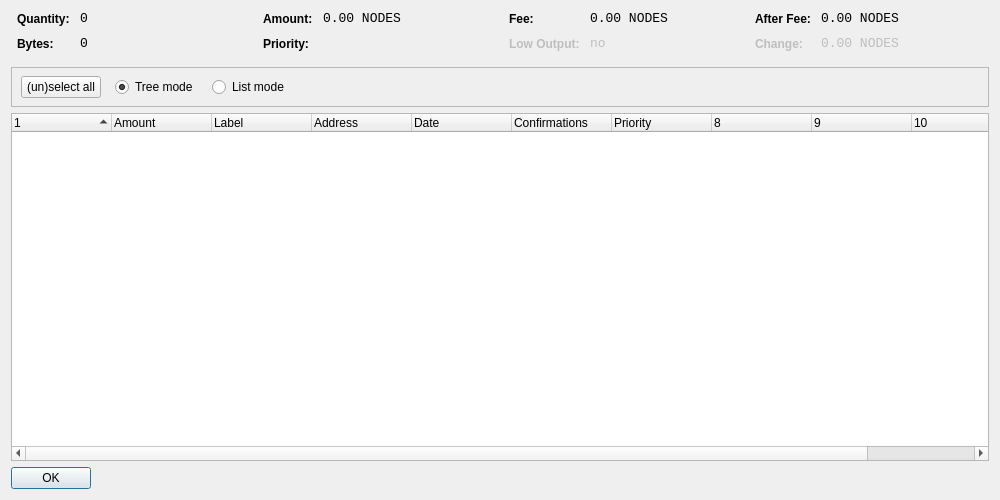
<?xml version="1.0" encoding="UTF-8"?>
<ui version="4.0">
 <class>CoinControlDialog</class>
 <widget class="QDialog" name="CoinControlDialog">
  <property name="geometry">
   <rect>
    <x>0</x>
    <y>0</y>
    <width>1000</width>
    <height>500</height>
   </rect>
  </property>
  <property name="windowTitle">
   <string>Coin Control</string>
  </property>
  <layout class="QVBoxLayout" name="verticalLayout">
   <item>
    <layout class="QHBoxLayout" name="horizontalLayoutTop" stretch="0,0,0,0">
     <property name="topMargin">
      <number>0</number>
     </property>
     <property name="bottomMargin">
      <number>10</number>
     </property>
     <item>
      <layout class="QFormLayout" name="formLayoutCoinControl1">
       <property name="horizontalSpacing">
        <number>10</number>
       </property>
       <property name="verticalSpacing">
        <number>10</number>
       </property>
       <property name="leftMargin">
        <number>6</number>
       </property>
       <property name="rightMargin">
        <number>6</number>
       </property>
       <item row="0" column="0">
        <widget class="QLabel" name="labelCoinControlQuantityText">
         <property name="styleSheet">
          <string notr="true">font-weight:bold;</string>
         </property>
         <property name="text">
          <string>Quantity:</string>
         </property>
        </widget>
       </item>
       <item row="0" column="1">
        <widget class="QLabel" name="labelCoinControlQuantity">
         <property name="font">
          <font>
           <family>Monospace</family>
           <pointsize>10</pointsize>
          </font>
         </property>
         <property name="cursor">
          <cursorShape>IBeamCursor</cursorShape>
         </property>
         <property name="contextMenuPolicy">
          <enum>Qt::ActionsContextMenu</enum>
         </property>
         <property name="text">
          <string notr="true">0</string>
         </property>
         <property name="textInteractionFlags">
          <set>Qt::LinksAccessibleByMouse|Qt::TextSelectableByKeyboard|Qt::TextSelectableByMouse</set>
         </property>
        </widget>
       </item>
       <item row="1" column="0">
        <widget class="QLabel" name="labelCoinControlBytesText">
         <property name="styleSheet">
          <string notr="true">font-weight:bold;</string>
         </property>
         <property name="text">
          <string>Bytes:</string>
         </property>
        </widget>
       </item>
       <item row="1" column="1">
        <widget class="QLabel" name="labelCoinControlBytes">
         <property name="font">
          <font>
           <family>Monospace</family>
           <pointsize>10</pointsize>
          </font>
         </property>
         <property name="cursor">
          <cursorShape>IBeamCursor</cursorShape>
         </property>
         <property name="contextMenuPolicy">
          <enum>Qt::ActionsContextMenu</enum>
         </property>
         <property name="text">
          <string notr="true">0</string>
         </property>
         <property name="textInteractionFlags">
          <set>Qt::LinksAccessibleByMouse|Qt::TextSelectableByKeyboard|Qt::TextSelectableByMouse</set>
         </property>
        </widget>
       </item>
      </layout>
     </item>
     <item>
      <layout class="QFormLayout" name="formLayoutCoinControl2">
       <property name="horizontalSpacing">
        <number>10</number>
       </property>
       <property name="verticalSpacing">
        <number>10</number>
       </property>
       <property name="leftMargin">
        <number>6</number>
       </property>
       <property name="rightMargin">
        <number>6</number>
       </property>
       <item row="0" column="0">
        <widget class="QLabel" name="labelCoinControlAmountText">
         <property name="styleSheet">
          <string notr="true">font-weight:bold;</string>
         </property>
         <property name="text">
          <string>Amount:</string>
         </property>
        </widget>
       </item>
       <item row="0" column="1">
        <widget class="QLabel" name="labelCoinControlAmount">
         <property name="font">
          <font>
           <family>Monospace</family>
           <pointsize>10</pointsize>
          </font>
         </property>
         <property name="cursor">
          <cursorShape>IBeamCursor</cursorShape>
         </property>
         <property name="contextMenuPolicy">
          <enum>Qt::ActionsContextMenu</enum>
         </property>
         <property name="text">
          <string notr="true">0.00 NODES</string>
         </property>
         <property name="textInteractionFlags">
          <set>Qt::LinksAccessibleByMouse|Qt::TextSelectableByKeyboard|Qt::TextSelectableByMouse</set>
         </property>
        </widget>
       </item>
       <item row="1" column="0">
        <widget class="QLabel" name="labelCoinControlPriorityText">
         <property name="styleSheet">
          <string notr="true">font-weight:bold;</string>
         </property>
         <property name="text">
          <string>Priority:</string>
         </property>
        </widget>
       </item>
       <item row="1" column="1">
        <widget class="QLabel" name="labelCoinControlPriority">
         <property name="font">
          <font>
           <family>Monospace</family>
           <pointsize>10</pointsize>
          </font>
         </property>
         <property name="cursor">
          <cursorShape>IBeamCursor</cursorShape>
         </property>
         <property name="contextMenuPolicy">
          <enum>Qt::ActionsContextMenu</enum>
         </property>
         <property name="text">
          <string/>
         </property>
         <property name="textInteractionFlags">
          <set>Qt::LinksAccessibleByMouse|Qt::TextSelectableByKeyboard|Qt::TextSelectableByMouse</set>
         </property>
        </widget>
       </item>
      </layout>
     </item>
     <item>
      <layout class="QFormLayout" name="formLayoutCoinControl3">
       <property name="horizontalSpacing">
        <number>10</number>
       </property>
       <property name="verticalSpacing">
        <number>10</number>
       </property>
       <property name="leftMargin">
        <number>6</number>
       </property>
       <property name="rightMargin">
        <number>6</number>
       </property>
       <item row="0" column="0">
        <widget class="QLabel" name="labelCoinControlFeeText">
         <property name="styleSheet">
          <string notr="true">font-weight:bold;</string>
         </property>
         <property name="text">
          <string>Fee:</string>
         </property>
        </widget>
       </item>
       <item row="0" column="1">
        <widget class="QLabel" name="labelCoinControlFee">
         <property name="font">
          <font>
           <family>Monospace</family>
           <pointsize>10</pointsize>
          </font>
         </property>
         <property name="cursor">
          <cursorShape>IBeamCursor</cursorShape>
         </property>
         <property name="contextMenuPolicy">
          <enum>Qt::ActionsContextMenu</enum>
         </property>
         <property name="text">
          <string notr="true">0.00 NODES</string>
         </property>
         <property name="textInteractionFlags">
          <set>Qt::LinksAccessibleByMouse|Qt::TextSelectableByKeyboard|Qt::TextSelectableByMouse</set>
         </property>
        </widget>
       </item>
       <item row="1" column="0">
        <widget class="QLabel" name="labelCoinControlLowOutputText">
         <property name="enabled">
          <bool>false</bool>
         </property>
         <property name="styleSheet">
          <string notr="true">font-weight:bold;</string>
         </property>
         <property name="text">
          <string>Low Output:</string>
         </property>
        </widget>
       </item>
       <item row="1" column="1">
        <widget class="QLabel" name="labelCoinControlLowOutput">
         <property name="enabled">
          <bool>false</bool>
         </property>
         <property name="font">
          <font>
           <family>Monospace</family>
           <pointsize>10</pointsize>
          </font>
         </property>
         <property name="cursor">
          <cursorShape>IBeamCursor</cursorShape>
         </property>
         <property name="contextMenuPolicy">
          <enum>Qt::ActionsContextMenu</enum>
         </property>
         <property name="text">
          <string notr="true">no</string>
         </property>
         <property name="textInteractionFlags">
          <set>Qt::LinksAccessibleByMouse|Qt::TextSelectableByKeyboard|Qt::TextSelectableByMouse</set>
         </property>
        </widget>
       </item>
      </layout>
     </item>
     <item>
      <layout class="QFormLayout" name="formLayoutCoinControl4">
       <property name="horizontalSpacing">
        <number>10</number>
       </property>
       <property name="verticalSpacing">
        <number>10</number>
       </property>
       <property name="leftMargin">
        <number>6</number>
       </property>
       <property name="rightMargin">
        <number>6</number>
       </property>
       <item row="0" column="0">
        <widget class="QLabel" name="labelCoinControlAfterFeeText">
         <property name="styleSheet">
          <string notr="true">font-weight:bold;</string>
         </property>
         <property name="text">
          <string>After Fee:</string>
         </property>
        </widget>
       </item>
       <item row="0" column="1">
        <widget class="QLabel" name="labelCoinControlAfterFee">
         <property name="font">
          <font>
           <family>Monospace</family>
           <pointsize>10</pointsize>
          </font>
         </property>
         <property name="cursor">
          <cursorShape>IBeamCursor</cursorShape>
         </property>
         <property name="contextMenuPolicy">
          <enum>Qt::ActionsContextMenu</enum>
         </property>
         <property name="text">
          <string notr="true">0.00 NODES</string>
         </property>
         <property name="textInteractionFlags">
          <set>Qt::LinksAccessibleByMouse|Qt::TextSelectableByKeyboard|Qt::TextSelectableByMouse</set>
         </property>
        </widget>
       </item>
       <item row="1" column="0">
        <widget class="QLabel" name="labelCoinControlChangeText">
         <property name="enabled">
          <bool>false</bool>
         </property>
         <property name="styleSheet">
          <string notr="true">font-weight:bold;</string>
         </property>
         <property name="text">
          <string>Change:</string>
         </property>
        </widget>
       </item>
       <item row="1" column="1">
        <widget class="QLabel" name="labelCoinControlChange">
         <property name="enabled">
          <bool>false</bool>
         </property>
         <property name="font">
          <font>
           <family>Monospace</family>
           <pointsize>10</pointsize>
          </font>
         </property>
         <property name="cursor">
          <cursorShape>IBeamCursor</cursorShape>
         </property>
         <property name="contextMenuPolicy">
          <enum>Qt::ActionsContextMenu</enum>
         </property>
         <property name="text">
          <string notr="true">0.00 NODES</string>
         </property>
         <property name="textInteractionFlags">
          <set>Qt::LinksAccessibleByMouse|Qt::TextSelectableByKeyboard|Qt::TextSelectableByMouse</set>
         </property>
        </widget>
       </item>
      </layout>
     </item>
    </layout>
   </item>
   <item>
    <widget class="QFrame" name="frame">
     <property name="minimumSize">
      <size>
       <width>0</width>
       <height>40</height>
      </size>
     </property>
     <property name="frameShape">
      <enum>QFrame::StyledPanel</enum>
     </property>
     <property name="frameShadow">
      <enum>QFrame::Sunken</enum>
     </property>
     <widget class="QWidget" name="horizontalLayoutWidget">
      <property name="geometry">
       <rect>
        <x>10</x>
        <y>0</y>
        <width>781</width>
        <height>41</height>
       </rect>
      </property>
      <layout class="QHBoxLayout" name="horizontalLayoutPanel" stretch="0,0,0,0,0">
       <property name="spacing">
        <number>14</number>
       </property>
       <item>
        <widget class="QPushButton" name="pushButtonSelectAll">
         <property name="sizePolicy">
          <sizepolicy hsizetype="Maximum" vsizetype="Fixed">
           <horstretch>0</horstretch>
           <verstretch>0</verstretch>
          </sizepolicy>
         </property>
         <property name="text">
          <string>(un)select all</string>
         </property>
        </widget>
       </item>
       <item>
        <widget class="QRadioButton" name="radioTreeMode">
         <property name="sizePolicy">
          <sizepolicy hsizetype="Maximum" vsizetype="Fixed">
           <horstretch>0</horstretch>
           <verstretch>0</verstretch>
          </sizepolicy>
         </property>
         <property name="text">
          <string>Tree mode</string>
         </property>
         <property name="checked">
          <bool>true</bool>
         </property>
        </widget>
       </item>
       <item>
        <widget class="QRadioButton" name="radioListMode">
         <property name="sizePolicy">
          <sizepolicy hsizetype="Maximum" vsizetype="Fixed">
           <horstretch>0</horstretch>
           <verstretch>0</verstretch>
          </sizepolicy>
         </property>
         <property name="text">
          <string>List mode</string>
         </property>
        </widget>
       </item>
       <item>
        <spacer name="horizontalSpacer">
         <property name="orientation">
          <enum>Qt::Horizontal</enum>
         </property>
         <property name="sizeHint" stdset="0">
          <size>
           <width>40</width>
           <height>20</height>
          </size>
         </property>
        </spacer>
       </item>
      </layout>
     </widget>
    </widget>
   </item>
   <item>
    <widget class="CoinControlTreeWidget" name="treeWidget">
     <property name="contextMenuPolicy">
      <enum>Qt::CustomContextMenu</enum>
     </property>
     <property name="sortingEnabled">
      <bool>false</bool>
     </property>
     <property name="columnCount">
      <number>11</number>
     </property>
     <attribute name="headerShowSortIndicator" stdset="0">
      <bool>true</bool>
     </attribute>
     <attribute name="headerStretchLastSection">
      <bool>false</bool>
     </attribute>
     <column>
      <property name="text">
       <string/>
      </property>
     </column>
     <column>
      <property name="text">
       <string>Amount</string>
      </property>
     </column>
     <column>
      <property name="text">
       <string>Label</string>
      </property>
     </column>
     <column>
      <property name="text">
       <string>Address</string>
      </property>
     </column>
     <column>
      <property name="text">
       <string>Date</string>
      </property>
     </column>
     <column>
      <property name="text">
       <string>Confirmations</string>
      </property>
      <property name="toolTip">
       <string>Confirmed</string>
      </property>
     </column>
     <column>
      <property name="text">
       <string>Priority</string>
      </property>
     </column>
     <column>
      <property name="text">
       <string/>
      </property>
     </column>
     <column>
      <property name="text">
       <string/>
      </property>
     </column>
     <column>
      <property name="text">
       <string/>
      </property>
     </column>
     <column>
      <property name="text">
       <string/>
      </property>
     </column>
    </widget>
   </item>
   <item>
    <widget class="QDialogButtonBox" name="buttonBox">
     <property name="sizePolicy">
      <sizepolicy hsizetype="Maximum" vsizetype="Fixed">
       <horstretch>0</horstretch>
       <verstretch>0</verstretch>
      </sizepolicy>
     </property>
     <property name="orientation">
      <enum>Qt::Horizontal</enum>
     </property>
     <property name="standardButtons">
      <set>QDialogButtonBox::Ok</set>
     </property>
    </widget>
   </item>
  </layout>
 </widget>
 <customwidgets>
  <customwidget>
   <class>CoinControlTreeWidget</class>
   <extends>QTreeWidget</extends>
   <header>coincontroltreewidget.h</header>
  </customwidget>
 </customwidgets>
 <resources/>
 <connections/>
</ui>
